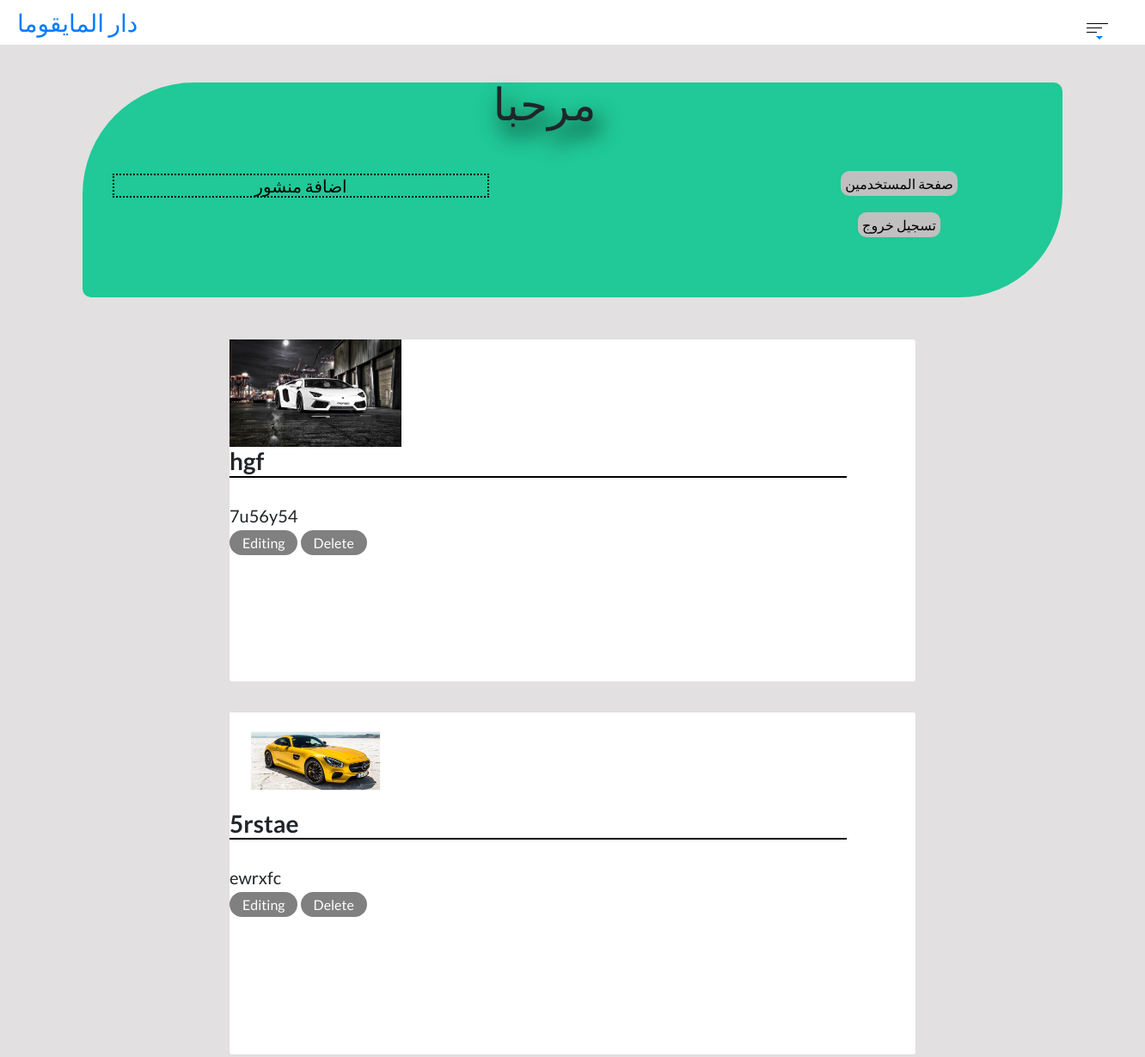
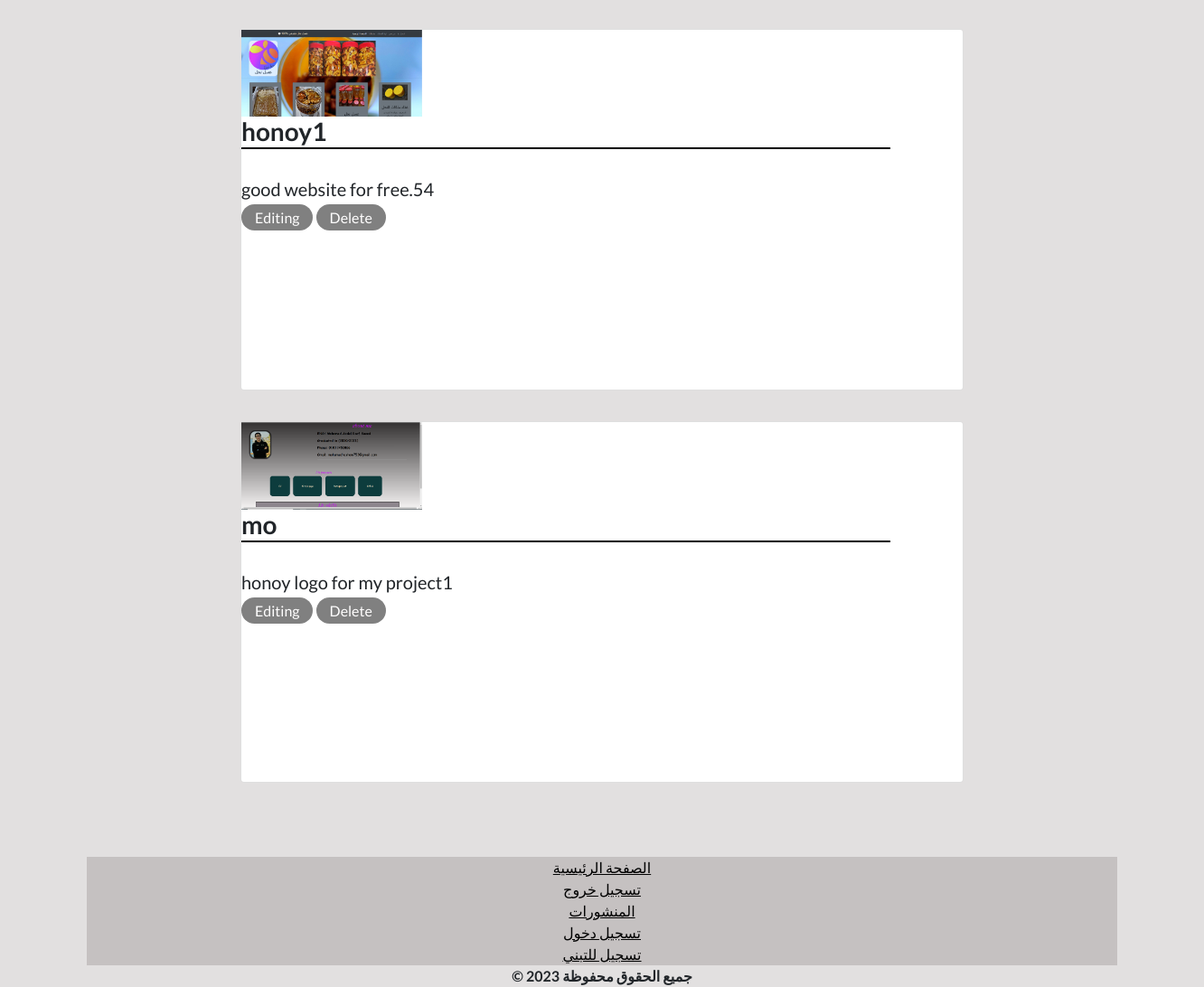
The app's page /admin_page.php with its own data (2 pictures, top to bottom).
### tables this page shows
CREATE TABLE `information` (
  `id` int(11) NOT NULL,
  `image` varchar(100) NOT NULL,
  `title` varchar(100) NOT NULL,
  `address` varchar(100) NOT NULL
);

### admin_page.php (the view, shortened to what this page needs)
<!DOCTYPE html>
<html lang="en">
  <head>
    <link rel="stylesheet" href="bb.css"/>
    <link
      rel="stylesheet"
      href="https://cdnjs.cloudflare.com/ajax/libs/font-awesome/6.3.0/css/all.min.css"
    />
</head>
<body>
<header>
  <div id="bu">
    <div id="a1">
      <h3 class="text-primary"> دار المايقوما </h3>
    </div>
    <div id="bu1">
      <a class="btn dropdown-toggle" data-toggle="dropdown"  href="#"  aria-expanded="false">
        <div class="d11 mb-1" id="d11"></div>
        <div class="d12 mb-1" id="d12"></div>
        <div class="d13 mb-1" id="d13"></div>
      </a>
    </div>
  </div>
</header><br><br><br><br>
<div class="container" id="c1">
  <center>
    <div>
      <?php echo "<h1 style='filter: drop-shadow(black 5px 10px 10px);scale:1.3;'> <span style='color:chocolate;padding:0px 25px;font-weight:bold;'>".@$_SESSION['name']."</span> مرحبا  </h1>"; ?>
    </div>
  </center>
  <br><br>
  <div class="row">
    <div class="col-8"><a href="carts/adding.php"><h5 style="border:2px dotted black;width:60%;margin-left: 20px;color:black;"> اضافة منشور </h5></a></div>
    <div class="col-4">
    <a href="index.php"
      name="logout"
      id="aa"
      style="color:black;width:fit-content;background-color:silver;text-decoration:none;padding:5px;border-radius:10px;">
        صفحة المستخدمين </a><br><br>
      <a href="logout.php"
      name="logout"
      id="aa"
      style="color:black;width:fit-content;background-color:silver;text-decoration:none;padding:5px;border-radius:10px">
      تسجيل خروج </a>
    </div><br><br>
  </div>
</div><br>
<div class="row" style="text-align: left;">
  <?php
    include ('confige.php');
    $row = mysqli_query($con , "SELECT * FROM information");
    while($nm = mysqli_fetch_array($row)){
      echo "
        <center class='col-12'><br>
          <div class='card' method='post'>
            <img src='$nm[image]' alt='image' class='image'>
            <h3>$nm[title]</h3><br>
            <h5>$nm[address]</h5>
            <div class='controlling' >
              <a href='carts/edite.php? id=$nm[id]'>Editing</a>
              <a href='admin_page.php? id=$nm[id]'>Delete</a>
            </div></br>
          </div>
        </center>
      ";
    }
  ?>
</div><br><br><br>
<?php
include('footer.php');
?>
</body>
</html>

### records on screen
information: image (picture), title "hgf", address "7u56y54"
information: image (picture), title "5rstae", address "ewrxfc"
information: image (picture), title "honoy1", address "good website for free.54"
information: image (picture), title "mo", address "honoy logo for my project1"
